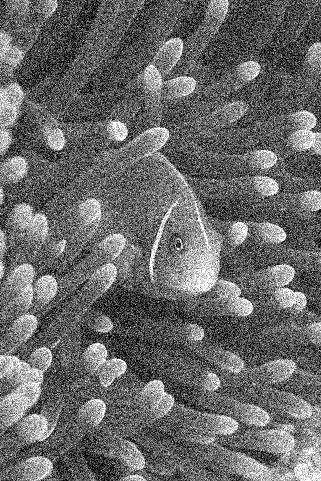
#> input picture fig/Noisy_25_039.png, 321 x 481 px, given in place of GT_033.png, which was not available
$ jupyter execute --allow-errors denoise_result.ipynb   (shell and % lines are left out)
#> lines starting #> are read from the running program, lines starting #| are printed output that depends on the picture; pictures that were not available may be replaced by others from this repository, and a replacement may not be noted
[cell 1]
from skimage import io
import skimage

origin = io.imread("/content/GT_033.png")
#> origin is the input picture: shape (481, 321); min 0, max 255, mean 105.6
noisy = skimage.util.random_noise(origin, mode='gaussian', var=0.025)
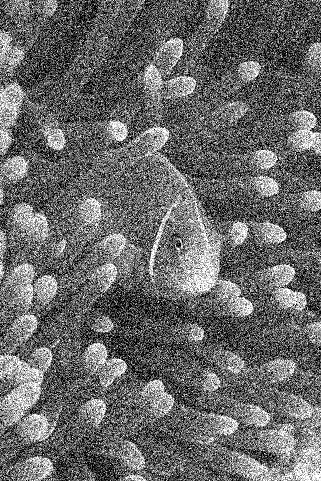
#> noisy: shape (481, 321) float64; min 0, max 1, mean 0.417
io.imsave('Noisy_25_033.png', noisy)

[cell 2]
import numpy as np
import cv2
import math

def psnr_calculate(img1, img2):

#> called with img1 = '/content/GT_001.png', img2 = '/content/Noisy_15_001.png'
    img1 = cv2.imread(img1)
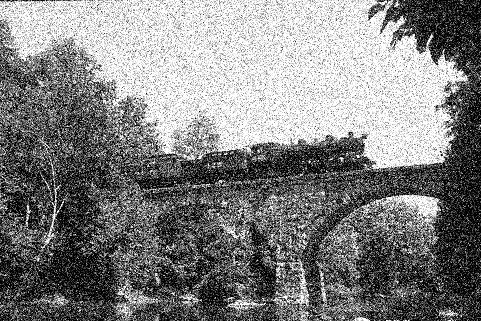
#> input picture fig/Noisy_50_068.png, 481 x 321 px, given in place of GT_001.png, which was not available
#> img1 is the input picture: shape (321, 481, 3); min 0, max 255, mean 128.9
    img2 = cv2.imread(img2)
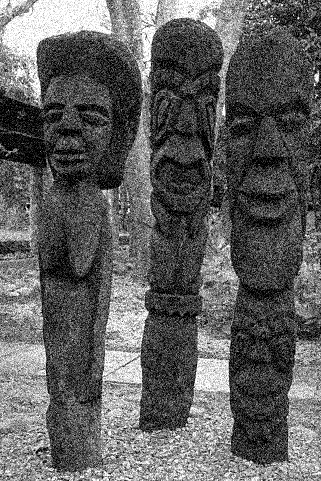
#> input picture fig/Noisy_15_001.png, 321 x 481 px, found by its file name
#> img2 is the input picture: shape (481, 321, 3); min 0, max 255, mean 96.1


    mse = np.mean( (img1/255. - img2/255.) ** 2 )
    if mse < 1.0e-10:
        return 100
    PIXEL_MAX = 1
    return 20 * math.log10(PIXEL_MAX / math.sqrt(mse))

#> (a cell that did not finish here is left out)

#> (a cell that did not finish here is left out)
